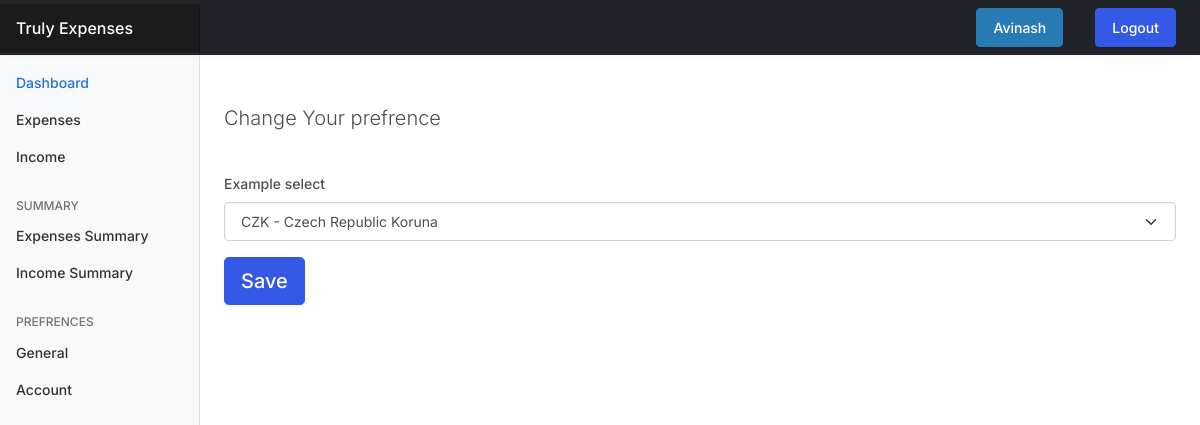
The page /prefrences/ (signed in) on the database as committed earlier.
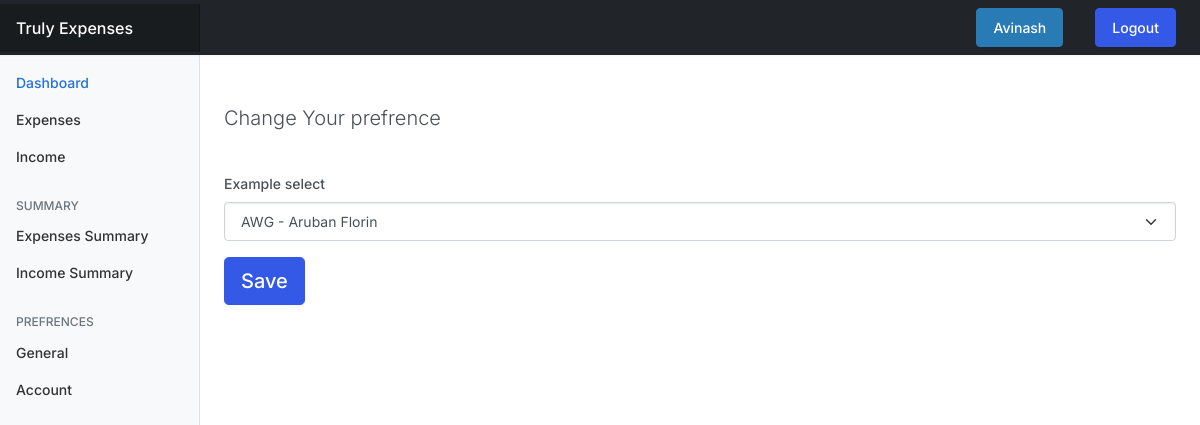
The same page on the database as committed later.
### userprefrences/models.py (models this page shows, shortened)
class UserPrefrences(models.Model):
    user = models.OneToOneField(User, on_delete = models.CASCADE)
    currency = models.CharField(max_length=255, blank=True, null=True, default="INR")
    def currency_name(self):
        return str(self.currency)

### userprefrences/views.py (the view)
# urls.py: path("", views.index, name="expenses"),
@login_required(login_url="/authentication/login/")
def index(request):
    user_prefrences = UserPrefrences.objects.filter(user=request.user).exists()
    if not user_prefrences:
        user_prefrences = UserPrefrences.objects.create(user=request.user)
        user_prefrences.save()
    else:
        user_prefrences = UserPrefrences.objects.get(user=request.user)
    currency_data = []
    file_path = os.path.join(settings.BASE_DIR, 'currency.json')
    with open(file_path, 'r') as json_file:
        data = json.load(json_file)
    if request.method == "POST":
        currency = request.POST['currency']
        user_prefrences.currency = currency
        messages.success(request, "Prefrences saved")
    user_prefrences.save()
    currency_data.append({'name':user_prefrences.currency_name(), 'value':data[user_prefrences.currency_name()]})
    del data[user_prefrences.currency]
    for k,v in data.items():
        currency_data.append({'name':k, 'value':v})
    return render(request, 'prefrences/index.html',{'currencies':currency_data})

### templates/prefrences/index.html (shortened to what this page needs)
{% extends 'base.html' %}
{% block content  %}
<div class="jumbotron mt-5">
  <p class="lead">Change Your prefrence</p>
  <form action="{% url 'prefrences' %}" method="post">
    <p>
        <div class="form-group">
            <label for="exampleSelect1" class="form-label mt-4">Example select</label>
            <select name="currency" class="form-select" id="exampleSelect1">
              {% for currency in currencies %}
                <option value={{currency.name}}>{{currency.name}} - {{ currency.value }}</option>
              {% endfor %}
            </select>
          </div>
      </p>
      <p class="lead">
        <input type="submit" value="Save" class="btn btn-primary btn-lg"role="button"></input>
      </p>
  </form>
</div>
{% endblock content  %}

Rows that differ between the two databases and show on the page:
changed UserPrefrences: currency "CZK - Czech Republic Koruna" → "AWG - Aruban Florin"
